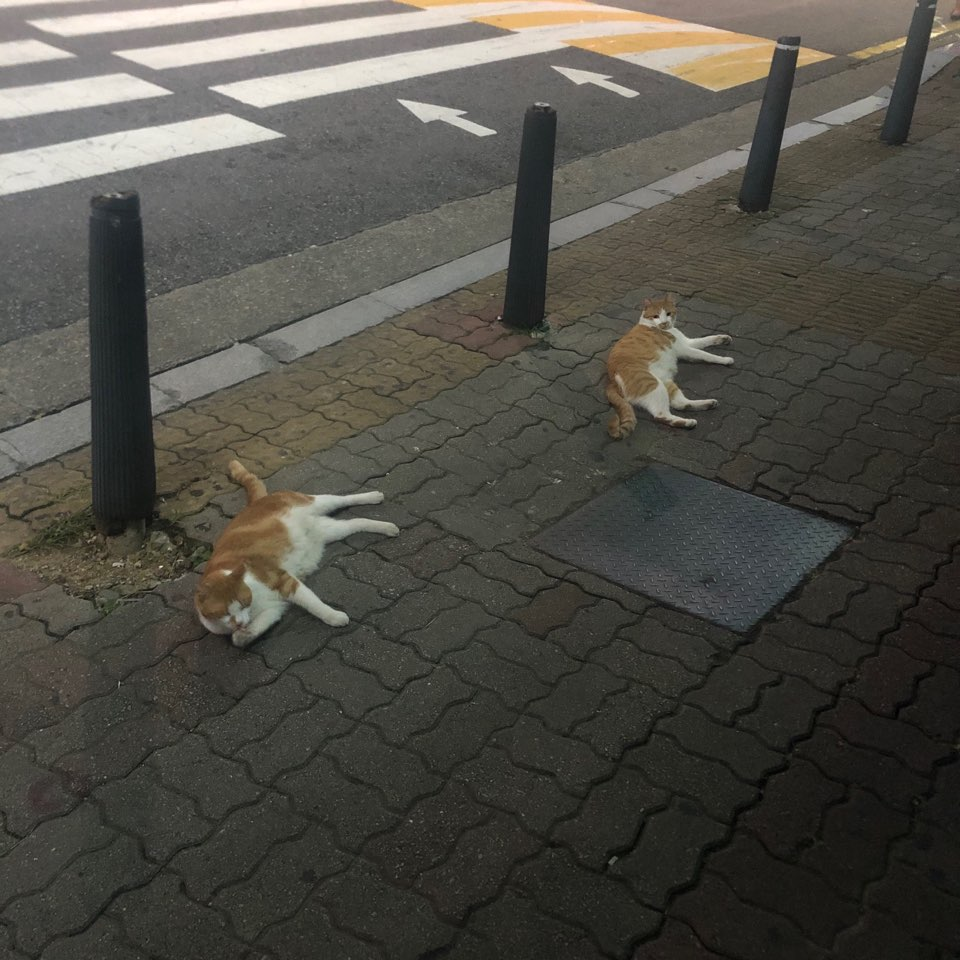
#> input picture 화소 바꾸기/imgs/test1.jpg, 960 x 960 px, found by its file name
$ python cartoon.py
#> lines starting #> are read from the running program, lines starting #| are printed output that depends on the picture
import cv2

img = cv2.imread('test1.jpg', cv2.IMREAD_COLOR)
#> img is the input picture: shape (960, 960, 3); mean B, G, R 70.4, 77.5, 79.3

cartoon_img = cv2.stylization(img, sigma_s=100, sigma_r=0.9)
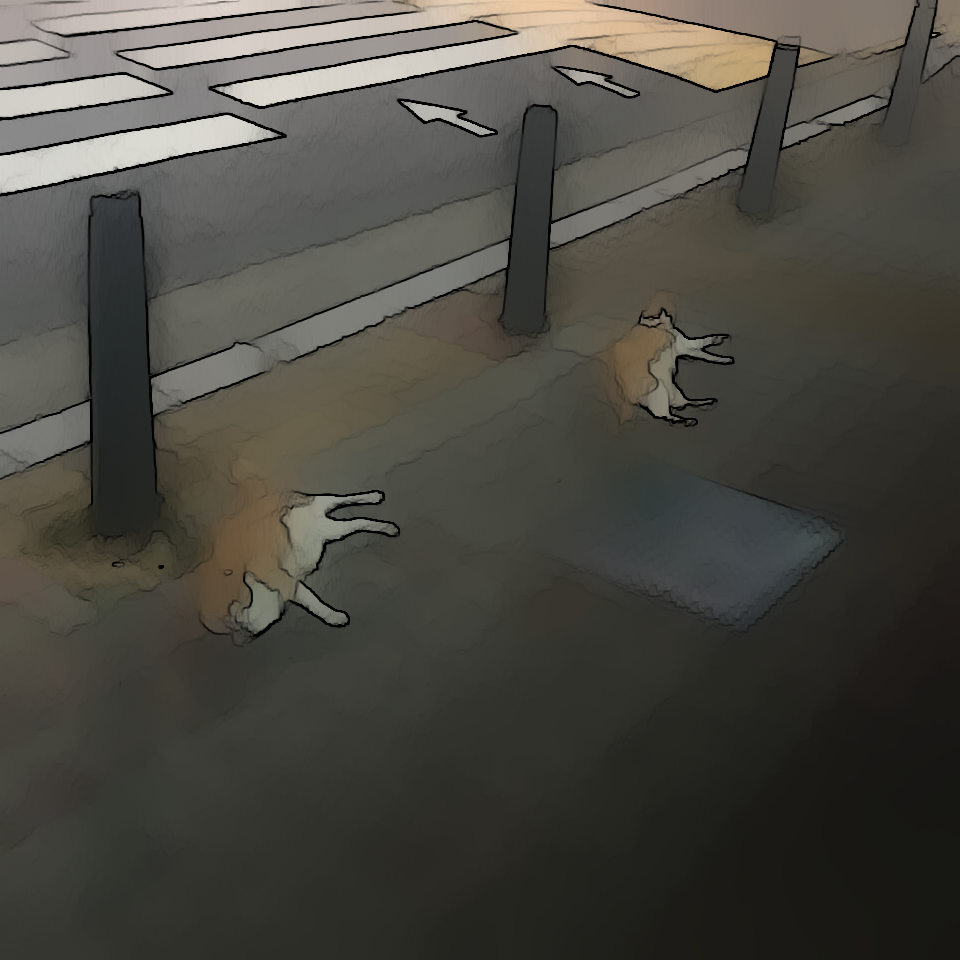
#> cartoon_img: shape (960, 960, 3); mean B, G, R 65.7, 72.4, 74.1

cv2.imshow('original', img)
cv2.imshow('cartoon', cartoon_img)
cv2.waitKey(0)
cv2.destroyAllWindows()

cv2.imwrite('cartoon_test.jpg', cartoon_img)

$ run again, with 화소 바꾸기/imgs/04.jpg copied over 화소 바꾸기/imgs/test1.jpg
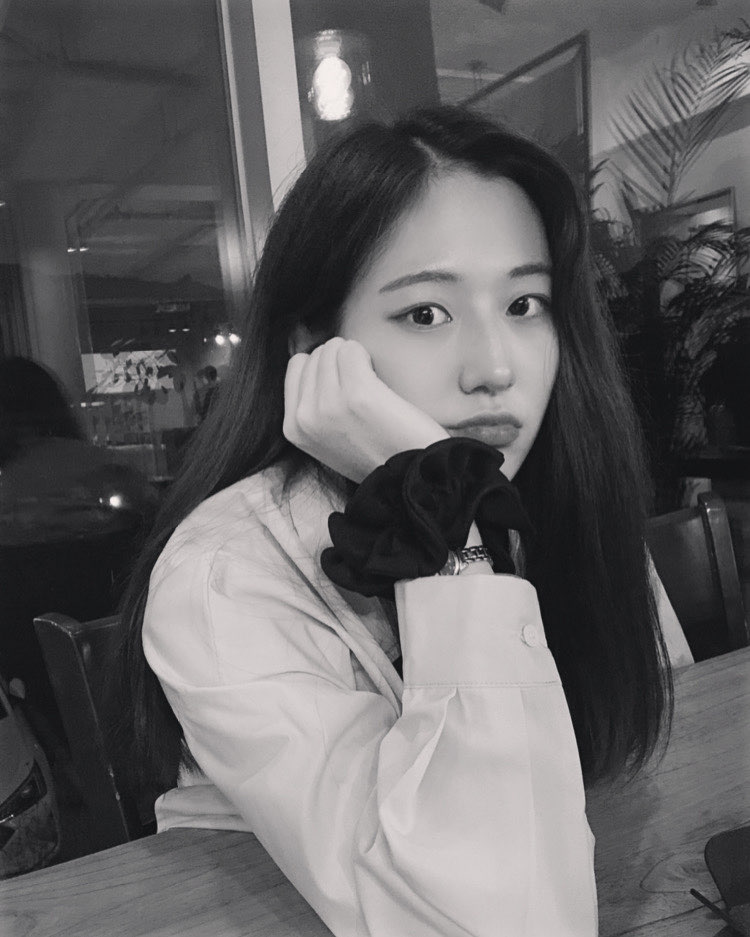
#> input picture 화소 바꾸기/imgs/04.jpg, 750 x 937 px, found by its file name
#> img is the input picture: shape (937, 750, 3); mean B, G, R 98, 96.7, 98.2
#> `cartoon_img = cv2.stylization(img, sigma_s=100, sigma_r=0.9)`:
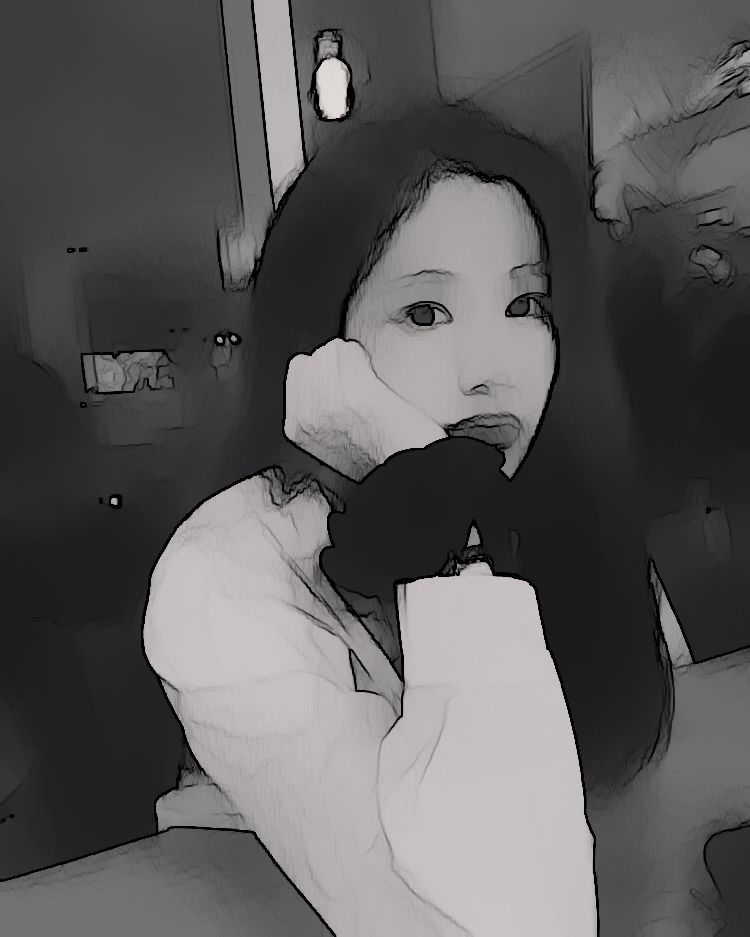
#> cartoon_img: shape (937, 750, 3); mean B, G, R 91.3, 90.2, 91.6

$ run again, with 화소 바꾸기/imgs/hw.jpg copied over 화소 바꾸기/imgs/test1.jpg
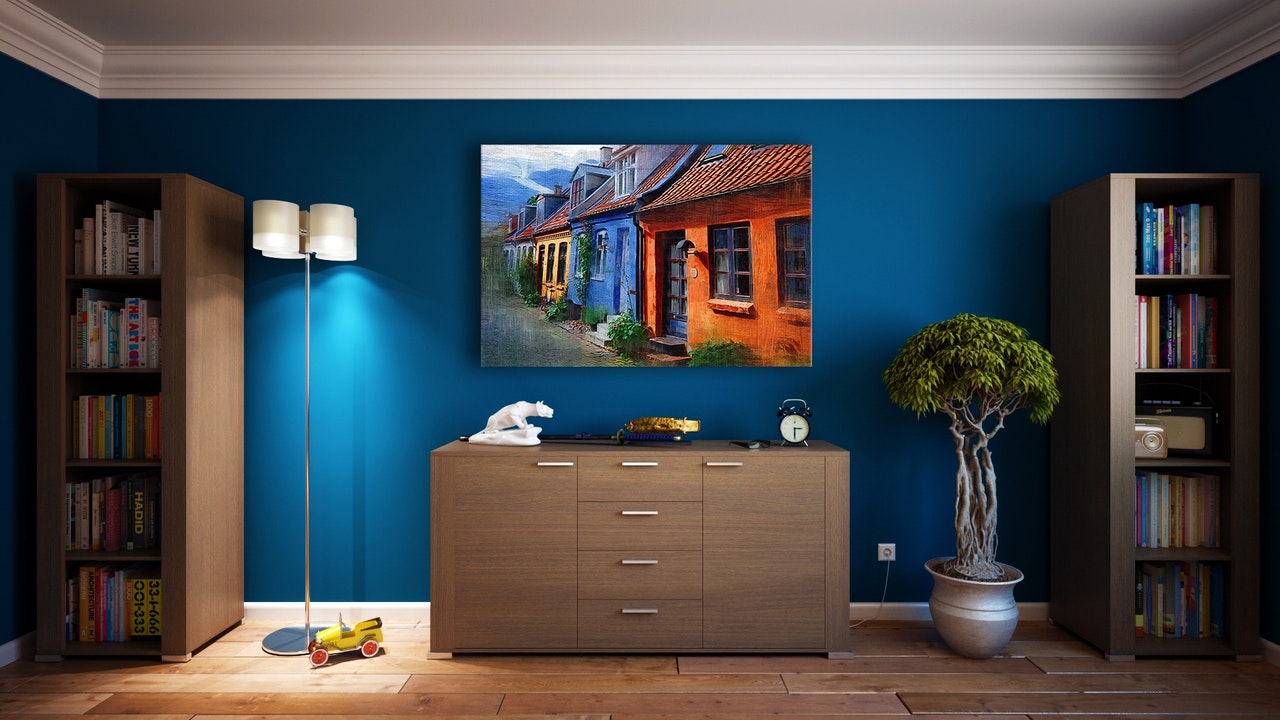
#> input picture 화소 바꾸기/imgs/hw.jpg, 1280 x 720 px, found by its file name
#> img is the input picture: shape (720, 1280, 3); mean B, G, R 80.9, 78.3, 74.9
#> `cartoon_img = cv2.stylization(img, sigma_s=100, sigma_r=0.9)`:
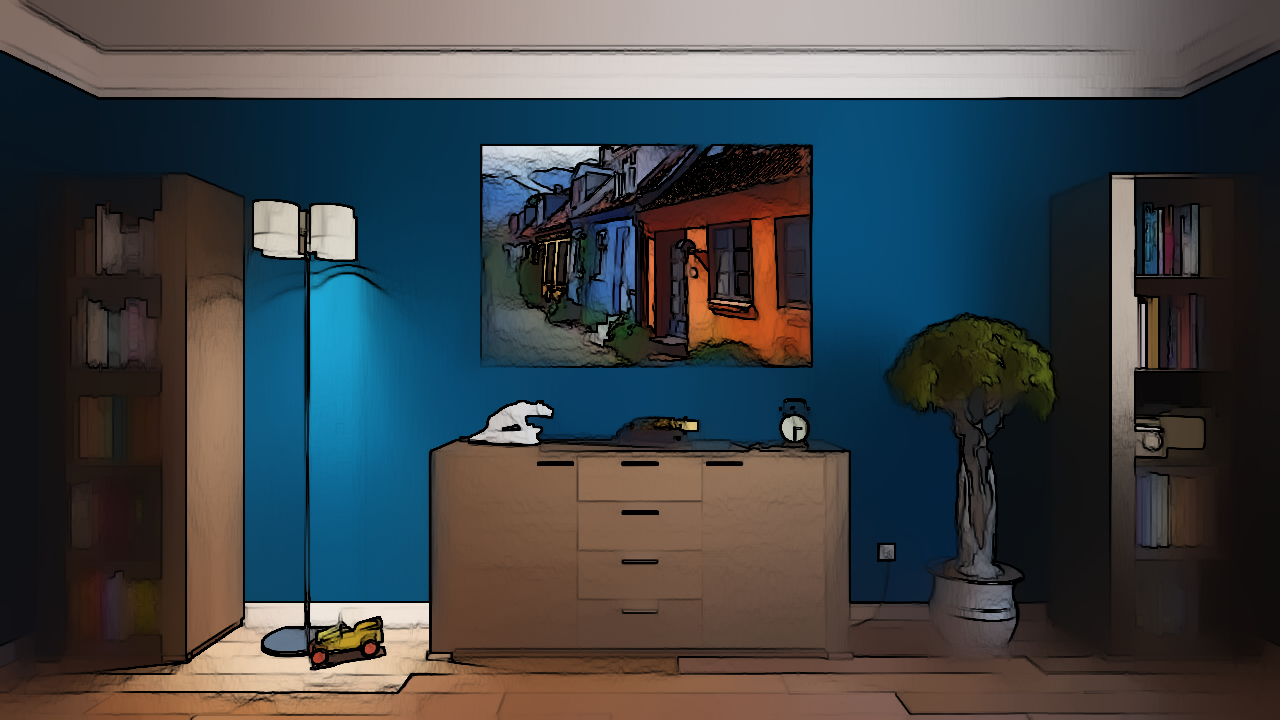
#> cartoon_img: shape (720, 1280, 3); mean B, G, R 72.4, 69.3, 64.8
